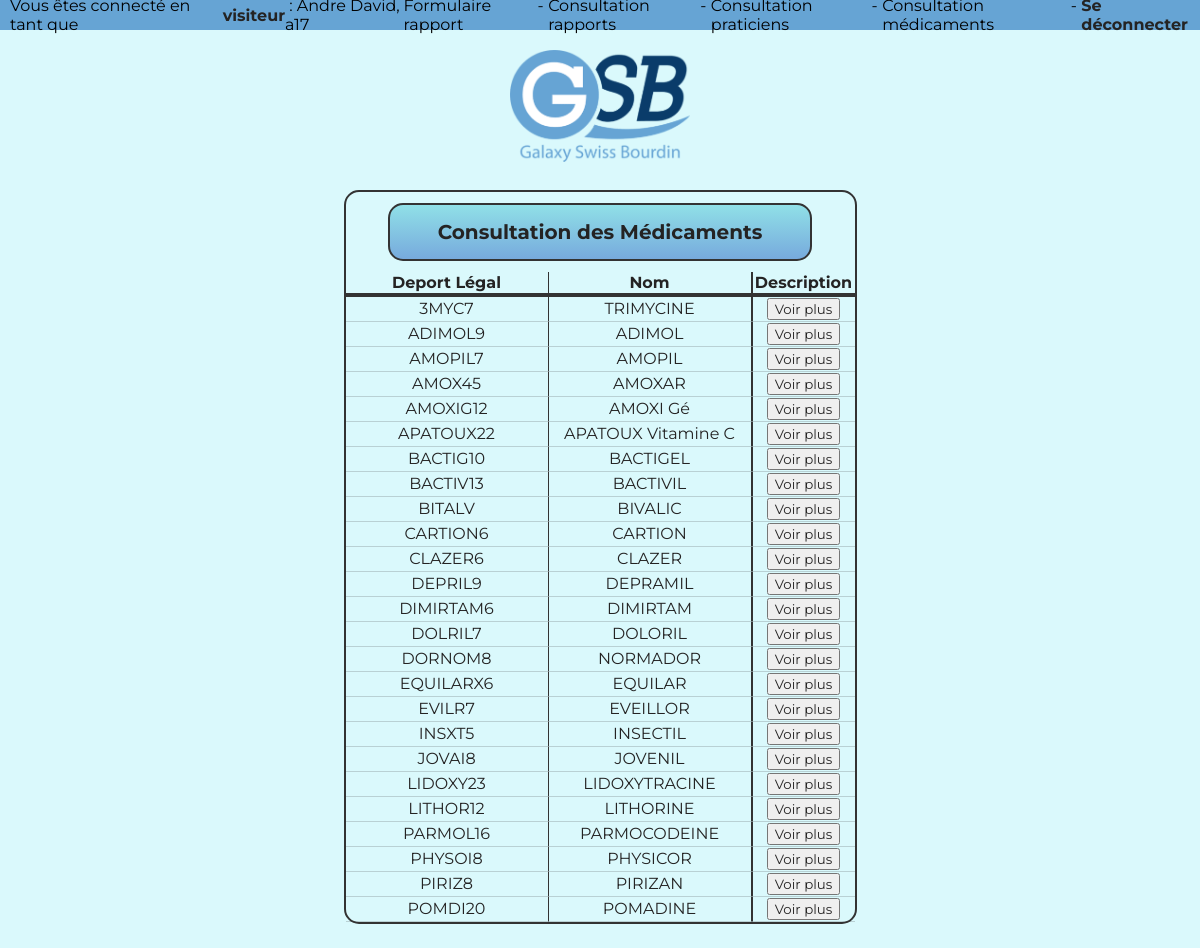
Page /visiteur/consultMedoc.php (signed in) on the committed database.
### tables this page shows
CREATE TABLE `medicaments` (
  `medDepotlegal` varchar(10) NOT NULL,
  `medNomcommercial` text NOT NULL,
  `famCode` varchar(3) DEFAULT NULL,
  `medComposition` text NOT NULL,
  `medEffets` text NOT NULL,
  `medContreindic` text NOT NULL,
  `medPrixechantillon` float DEFAULT NULL
);

### visiteur/consultMedoc.php (the view, shortened to what this page needs)
<?php
include("../includes/historique.inc.php");
$reqSQLconsultMedoc = "SELECT * FROM medicaments";
$resBDmedoc = $connexion->query($reqSQLconsultMedoc);
$medocAll = $resBDmedoc->fetchAll();
?>
<!DOCTYPE html>
<html lang="fr">
<head>
    <link rel="stylesheet" type="text/css" href="../assets/css/css.css">
</head>
<body>
    <?php
    include("../includes/nav.inc.php");
    ?>
    <?php
    include("../includes/headerGSB.inc.php");
    ?>
    <div class="main">
        <form method='POST'>
            <table id="tableConsultMedoc">
                <thead>
                    <tr>
                        <th colspan="3">
                            <div id="titreMedoc">
                                Consultation des Médicaments
                            </div>
                        </th>
                    </tr>
                    <tr>
                        <th width="200px" class='BborderR'>Deport Légal</th>
                        <th width="200px" class='BborderR'>Nom</th>
                        <th width="100px" class='BborderL'>Description</th>
                    </tr>
                </thead>
                <?php
                foreach ($medocAll as $occurence) {
                    $codeMed = $occurence[0];
                    $nomMed = $occurence[1];
                    echo "
                <tr>
                    <td class='borderR'>$codeMed</td>
                    <td class='borderR'>$nomMed</td>
                    <td class='borderL'><button formaction='moreMedoc.php' name='nomMedoc' value='$codeMed'>Voir plus</button></td>
                </tr>
            ";
                }
                ?>
            </table>
        </form>
    </div>
</body>
</html>

### assets/css/css.css (style rules this page uses)
* { font-family: "Montserrat", Georgia, "Times New Roman", Times, serif; margin: 0px; color: #242323; text-decoration: none; }
* { scrollbar-width: none; }
body { background-color: #daf9fc; }
#titreMedoc { border: 2px solid #333; border-radius: 15px; background: linear-gradient(#90e0e7, #77aadd); padding: 15px 10px 15px 10px; width: 400px; text-align: center; font-size: 20px; margin: 10px; margin-left: auto; margin-right: auto; }
#tableConsultMedoc { border: 2px solid #333; border-spacing: 0px; border-radius: 15px; text-align: center; margin-top: 2%; margin-bottom: 2%; margin-left: auto; margin-right: auto; max-width: 99%; }
.BborderR { border-right: 1px solid #333; border-bottom: 4px solid #333; }
.BborderL { border-left: 1px solid #333; border-bottom: 4px solid #333; }
.borderR { border-right: 1px solid #333; border-bottom: 1px solid rgba(51, 51, 51, 0.2); }
.borderL { border-left: 1px solid #333; border-bottom: 1px solid rgba(51, 51, 51, 0.2); }

### rows in the picture
medicaments: medDepotlegal "3MYC7", medNomcommercial "TRIMYCINE"
medicaments: medDepotlegal "ADIMOL9", medNomcommercial "ADIMOL"
medicaments: medDepotlegal "AMOPIL7", medNomcommercial "AMOPIL"
medicaments: medDepotlegal "AMOX45", medNomcommercial "AMOXAR"
medicaments: medDepotlegal "AMOXIG12", medNomcommercial "AMOXI Gé"
medicaments: medDepotlegal "APATOUX22", medNomcommercial "APATOUX Vitamine C"
medicaments: medDepotlegal "BACTIG10", medNomcommercial "BACTIGEL"
medicaments: medDepotlegal "BACTIV13", medNomcommercial "BACTIVIL"
medicaments: medDepotlegal "BITALV", medNomcommercial "BIVALIC"
medicaments: medDepotlegal "CARTION6", medNomcommercial "CARTION"
medicaments: medDepotlegal "CLAZER6", medNomcommercial "CLAZER"
medicaments: medDepotlegal "DEPRIL9", medNomcommercial "DEPRAMIL"
medicaments: medDepotlegal "DIMIRTAM6", medNomcommercial "DIMIRTAM"
medicaments: medDepotlegal "DOLRIL7", medNomcommercial "DOLORIL"
medicaments: medDepotlegal "DORNOM8", medNomcommercial "NORMADOR"
medicaments: medDepotlegal "EQUILARX6", medNomcommercial "EQUILAR"
medicaments: medDepotlegal "EVILR7", medNomcommercial "EVEILLOR"
medicaments: medDepotlegal "INSXT5", medNomcommercial "INSECTIL"
medicaments: medDepotlegal "JOVAI8", medNomcommercial "JOVENIL"
medicaments: medDepotlegal "LIDOXY23", medNomcommercial "LIDOXYTRACINE"
medicaments: medDepotlegal "LITHOR12", medNomcommercial "LITHORINE"
medicaments: medDepotlegal "PARMOL16", medNomcommercial "PARMOCODEINE"
medicaments: medDepotlegal "PHYSOI8", medNomcommercial "PHYSICOR"
medicaments: medDepotlegal "PIRIZ8", medNomcommercial "PIRIZAN"
medicaments: medDepotlegal "POMDI20", medNomcommercial "POMADINE"

### other values in the picture
$NIVnom "visiteur"
$IDuser "a17"
